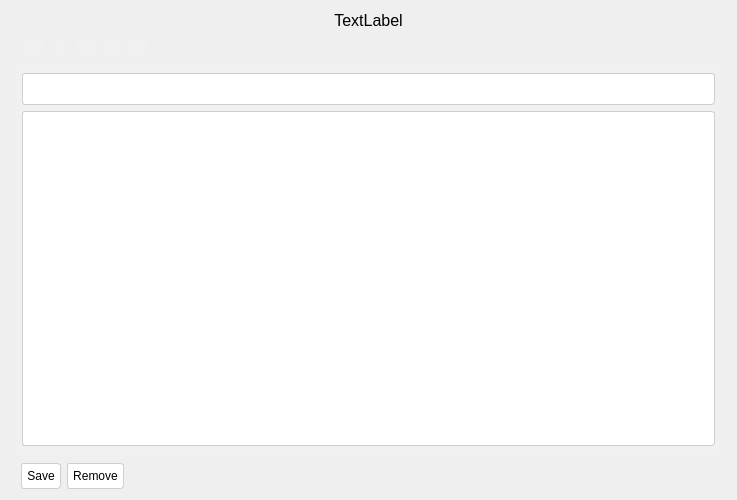
<?xml version="1.0" encoding="UTF-8"?>
<ui version="4.0">
 <class>FullInfo</class>
 <widget class="QWidget" name="FullInfo">
  <property name="geometry">
   <rect>
    <x>0</x>
    <y>0</y>
    <width>737</width>
    <height>500</height>
   </rect>
  </property>
  <property name="windowTitle">
   <string>Diary App</string>
  </property>
  <layout class="QVBoxLayout" name="verticalLayout_2">
   <item>
    <widget class="QLabel" name="label">
     <property name="font">
      <font>
       <pointsize>12</pointsize>
      </font>
     </property>
     <property name="text">
      <string>TextLabel</string>
     </property>
     <property name="alignment">
      <set>Qt::AlignCenter</set>
     </property>
    </widget>
   </item>
   <item>
    <layout class="QHBoxLayout" name="horizontalLayout_2">
     <item>
      <spacer name="horizontalSpacer_3">
       <property name="orientation">
        <enum>Qt::Horizontal</enum>
       </property>
       <property name="sizeType">
        <enum>QSizePolicy::Fixed</enum>
       </property>
       <property name="sizeHint" stdset="0">
        <size>
         <width>13</width>
         <height>20</height>
        </size>
       </property>
      </spacer>
     </item>
     <item>
      <widget class="QPushButton" name="pushButton_3">
       <property name="minimumSize">
        <size>
         <width>10</width>
         <height>10</height>
        </size>
       </property>
       <property name="maximumSize">
        <size>
         <width>20</width>
         <height>20</height>
        </size>
       </property>
       <property name="cursor">
        <cursorShape>PointingHandCursor</cursorShape>
       </property>
       <property name="focusPolicy">
        <enum>Qt::StrongFocus</enum>
       </property>
       <property name="styleSheet">
        <string notr="true">QPushButton:hover{background: #dedcd7;}

QPushButton{
background: #f0f0f0;
border: 1px solid #f0f0f0;;
border-radius: 3px;
}

</string>
       </property>
       <property name="text">
        <string/>
       </property>
       <property name="icon">
        <iconset resource="icons.qrc">
         <normaloff>:/my/ic/6.png</normaloff>:/my/ic/6.png</iconset>
       </property>
       <property name="iconSize">
        <size>
         <width>20</width>
         <height>20</height>
        </size>
       </property>
       <property name="checkable">
        <bool>false</bool>
       </property>
       <property name="autoDefault">
        <bool>true</bool>
       </property>
       <property name="flat">
        <bool>false</bool>
       </property>
      </widget>
     </item>
     <item>
      <widget class="QPushButton" name="pushButton_4">
       <property name="minimumSize">
        <size>
         <width>10</width>
         <height>10</height>
        </size>
       </property>
       <property name="maximumSize">
        <size>
         <width>20</width>
         <height>20</height>
        </size>
       </property>
       <property name="cursor">
        <cursorShape>PointingHandCursor</cursorShape>
       </property>
       <property name="focusPolicy">
        <enum>Qt::StrongFocus</enum>
       </property>
       <property name="styleSheet">
        <string notr="true">QPushButton:hover{background: #dedcd7;}

QPushButton{
background: #f0f0f0;
border: 1px solid #f0f0f0;;
border-radius: 3px;
}

</string>
       </property>
       <property name="text">
        <string/>
       </property>
       <property name="icon">
        <iconset resource="icons.qrc">
         <normaloff>:/my/ic/6.png</normaloff>:/my/ic/6.png</iconset>
       </property>
       <property name="iconSize">
        <size>
         <width>20</width>
         <height>20</height>
        </size>
       </property>
       <property name="checkable">
        <bool>false</bool>
       </property>
       <property name="autoDefault">
        <bool>true</bool>
       </property>
       <property name="flat">
        <bool>false</bool>
       </property>
      </widget>
     </item>
     <item>
      <widget class="QPushButton" name="pushButton_5">
       <property name="minimumSize">
        <size>
         <width>10</width>
         <height>10</height>
        </size>
       </property>
       <property name="maximumSize">
        <size>
         <width>20</width>
         <height>20</height>
        </size>
       </property>
       <property name="cursor">
        <cursorShape>PointingHandCursor</cursorShape>
       </property>
       <property name="focusPolicy">
        <enum>Qt::StrongFocus</enum>
       </property>
       <property name="styleSheet">
        <string notr="true">QPushButton:hover{background: #dedcd7;}

QPushButton{
background: #f0f0f0;
border: 1px solid #f0f0f0;;
border-radius: 3px;
}

</string>
       </property>
       <property name="text">
        <string/>
       </property>
       <property name="icon">
        <iconset resource="icons.qrc">
         <normaloff>:/my/ic/6.png</normaloff>:/my/ic/6.png</iconset>
       </property>
       <property name="iconSize">
        <size>
         <width>20</width>
         <height>20</height>
        </size>
       </property>
       <property name="checkable">
        <bool>false</bool>
       </property>
       <property name="autoDefault">
        <bool>true</bool>
       </property>
       <property name="flat">
        <bool>false</bool>
       </property>
      </widget>
     </item>
     <item>
      <widget class="QPushButton" name="pushButton_6">
       <property name="minimumSize">
        <size>
         <width>10</width>
         <height>10</height>
        </size>
       </property>
       <property name="maximumSize">
        <size>
         <width>20</width>
         <height>20</height>
        </size>
       </property>
       <property name="cursor">
        <cursorShape>PointingHandCursor</cursorShape>
       </property>
       <property name="focusPolicy">
        <enum>Qt::StrongFocus</enum>
       </property>
       <property name="styleSheet">
        <string notr="true">QPushButton:hover{background: #dedcd7;}

QPushButton{
background: #f0f0f0;
border: 1px solid #f0f0f0;;
border-radius: 3px;
}

</string>
       </property>
       <property name="text">
        <string/>
       </property>
       <property name="icon">
        <iconset resource="icons.qrc">
         <normaloff>:/my/ic/6.png</normaloff>:/my/ic/6.png</iconset>
       </property>
       <property name="iconSize">
        <size>
         <width>20</width>
         <height>20</height>
        </size>
       </property>
       <property name="checkable">
        <bool>false</bool>
       </property>
       <property name="autoDefault">
        <bool>true</bool>
       </property>
       <property name="flat">
        <bool>false</bool>
       </property>
      </widget>
     </item>
     <item>
      <widget class="QPushButton" name="pushButton_7">
       <property name="minimumSize">
        <size>
         <width>10</width>
         <height>10</height>
        </size>
       </property>
       <property name="maximumSize">
        <size>
         <width>20</width>
         <height>20</height>
        </size>
       </property>
       <property name="cursor">
        <cursorShape>PointingHandCursor</cursorShape>
       </property>
       <property name="focusPolicy">
        <enum>Qt::StrongFocus</enum>
       </property>
       <property name="styleSheet">
        <string notr="true">QPushButton:hover{background: #dedcd7;}

QPushButton{
background: #f0f0f0;
border: 1px solid #f0f0f0;;
border-radius: 3px;
}

</string>
       </property>
       <property name="text">
        <string/>
       </property>
       <property name="icon">
        <iconset resource="icons.qrc">
         <normaloff>:/my/ic/6.png</normaloff>:/my/ic/6.png</iconset>
       </property>
       <property name="iconSize">
        <size>
         <width>20</width>
         <height>20</height>
        </size>
       </property>
       <property name="checkable">
        <bool>false</bool>
       </property>
       <property name="autoDefault">
        <bool>true</bool>
       </property>
       <property name="flat">
        <bool>false</bool>
       </property>
      </widget>
     </item>
     <item>
      <spacer name="horizontalSpacer_2">
       <property name="orientation">
        <enum>Qt::Horizontal</enum>
       </property>
       <property name="sizeHint" stdset="0">
        <size>
         <width>40</width>
         <height>20</height>
        </size>
       </property>
      </spacer>
     </item>
    </layout>
   </item>
   <item>
    <widget class="QScrollArea" name="scrollArea">
     <property name="styleSheet">
      <string notr="true">border: 2px solid #f0f0f0;
background: #f0f0f0;
</string>
     </property>
     <property name="widgetResizable">
      <bool>true</bool>
     </property>
     <widget class="QWidget" name="scrollAreaWidgetContents">
      <property name="geometry">
       <rect>
        <x>0</x>
        <y>0</y>
        <width>711</width>
        <height>370</height>
       </rect>
      </property>
      <layout class="QVBoxLayout" name="verticalLayout">
       <item>
        <widget class="QLineEdit" name="lineEdit">
         <property name="minimumSize">
          <size>
           <width>0</width>
           <height>30</height>
          </size>
         </property>
         <property name="font">
          <font>
           <pointsize>11</pointsize>
          </font>
         </property>
         <property name="styleSheet">
          <string notr="true">background-color: white; 
border-radius: 3px; 
border: 1px solid  rgb(209, 207, 203);
padding-left: 11px;
padding-right: 11px;
padding-top: 5px;
padding-bottom: 5px;</string>
         </property>
        </widget>
       </item>
       <item>
        <widget class="QTextEdit" name="textEdit">
         <property name="font">
          <font>
           <pointsize>11</pointsize>
          </font>
         </property>
         <property name="styleSheet">
          <string notr="true">#textEdit{
background-color: white; 
border-radius: 3px; 
border: 1px solid  rgb(209, 207, 203);
padding-left: 11px;
padding-right: 11px;
padding-top: 5px;
padding-bottom: 5px;
}</string>
         </property>
        </widget>
       </item>
      </layout>
     </widget>
    </widget>
   </item>
   <item>
    <layout class="QHBoxLayout" name="horizontalLayout">
     <item>
      <spacer name="horizontalSpacer_4">
       <property name="orientation">
        <enum>Qt::Horizontal</enum>
       </property>
       <property name="sizeType">
        <enum>QSizePolicy::Fixed</enum>
       </property>
       <property name="sizeHint" stdset="0">
        <size>
         <width>10</width>
         <height>20</height>
        </size>
       </property>
      </spacer>
     </item>
     <item>
      <widget class="QPushButton" name="pushButton">
       <property name="cursor">
        <cursorShape>PointingHandCursor</cursorShape>
       </property>
       <property name="styleSheet">
        <string notr="true">QPushButton{
background-color: white; 
border-radius: 3px; 
border: 1px solid  rgb(209, 207, 203);
padding-left: 5px;
padding-right: 5px;
padding-top: 5px;
padding-bottom: 5px;
}

:hover{background: #dedcd7;}</string>
       </property>
       <property name="text">
        <string>Save</string>
       </property>
      </widget>
     </item>
     <item>
      <widget class="QPushButton" name="pushButton_2">
       <property name="cursor">
        <cursorShape>PointingHandCursor</cursorShape>
       </property>
       <property name="styleSheet">
        <string notr="true">QPushButton{
background-color: white; 
border-radius: 3px; 
border: 1px solid  rgb(209, 207, 203);
padding-left: 5px;
padding-right: 5px;
padding-top: 5px;
padding-bottom: 5px;
}

:hover{background: #dedcd7;}</string>
       </property>
       <property name="text">
        <string>Remove</string>
       </property>
      </widget>
     </item>
     <item>
      <spacer name="horizontalSpacer">
       <property name="orientation">
        <enum>Qt::Horizontal</enum>
       </property>
       <property name="sizeHint" stdset="0">
        <size>
         <width>40</width>
         <height>20</height>
        </size>
       </property>
      </spacer>
     </item>
    </layout>
   </item>
  </layout>
 </widget>
 <resources>
  <include location="icons.qrc"/>
 </resources>
 <connections/>
</ui>
